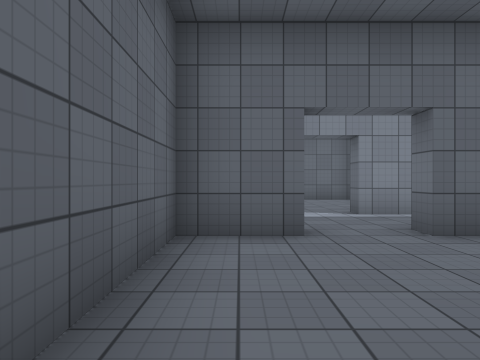
View 1 (above)

24 first-person views from a walk through a 3-D level made in the Unity game engine. The camera is 1.3 m above the floor, looks level and sees 70° across. Doors are open. The floor is counted in squares, 2 m on a side. Each view is taken from the middle of a square. On the plan, view 1 faces up. The plan holds only what a view shows up to about 10 squares ahead; the rest is blank. The place goes on beyond the plan. Surface patterns are stand-ins for the level's own textures.

View 2
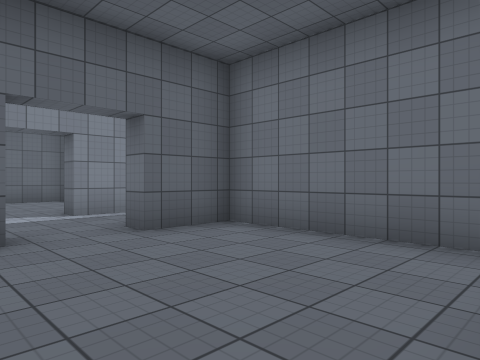

View 3
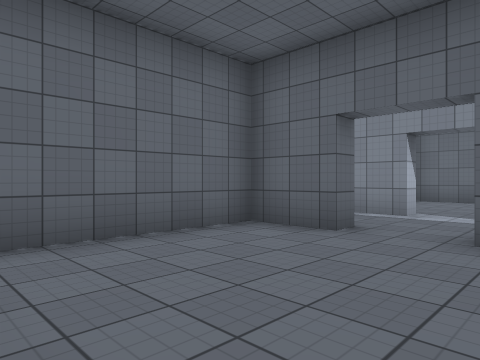

View 4
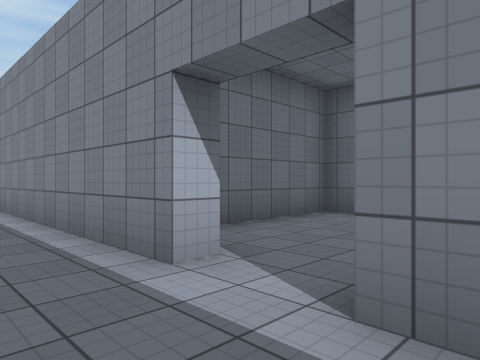

View 5
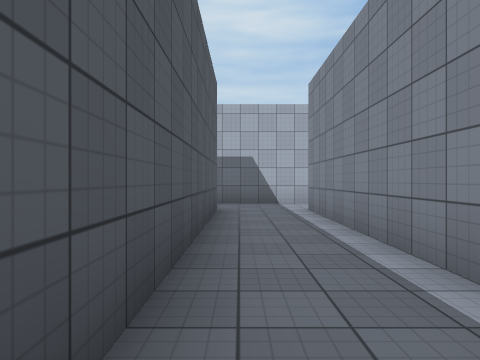

View 6
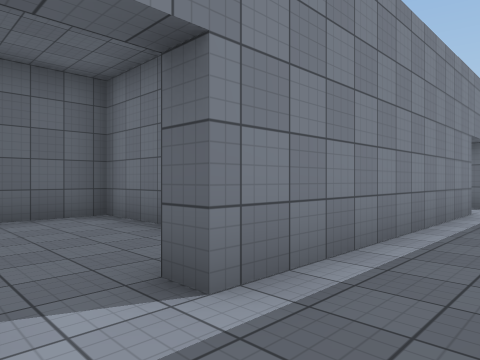

View 7
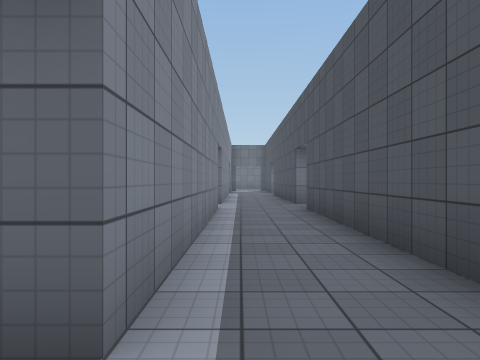

View 8
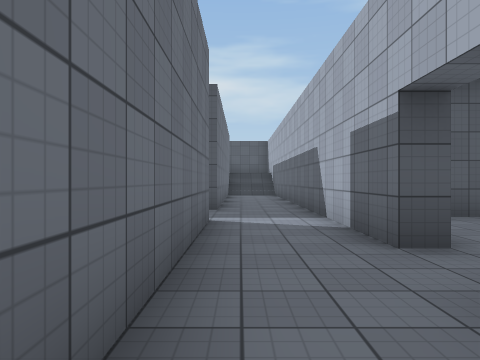

View 9
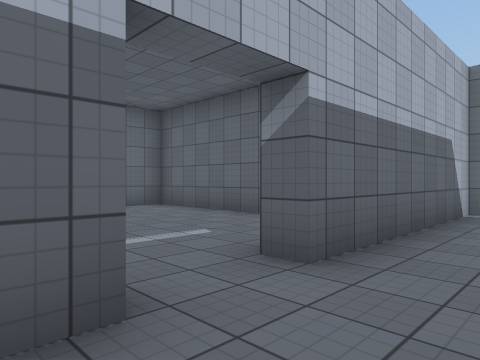

View 10
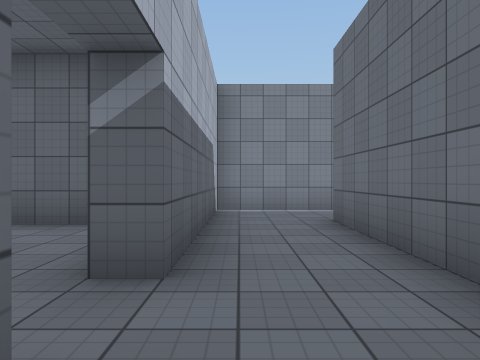

View 11
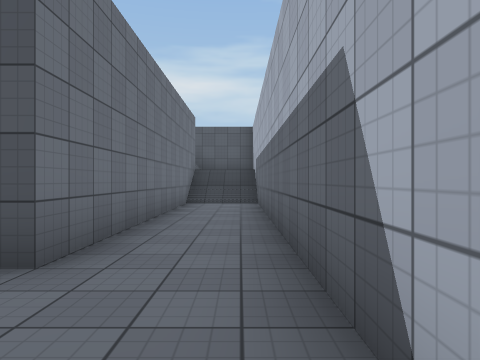

View 12
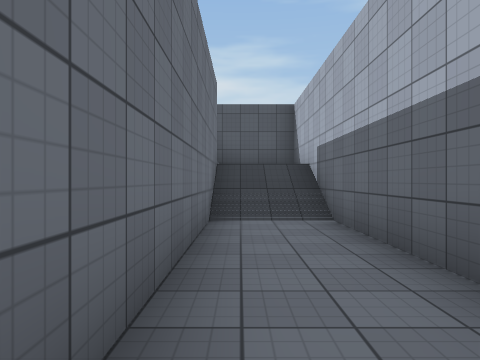

View 13
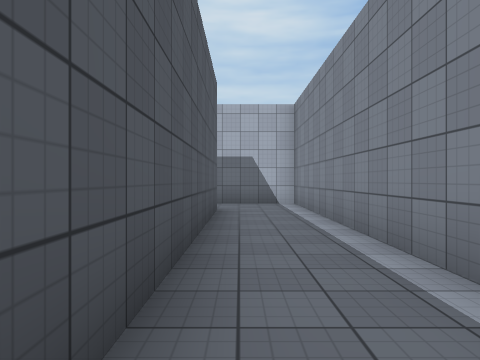

View 14
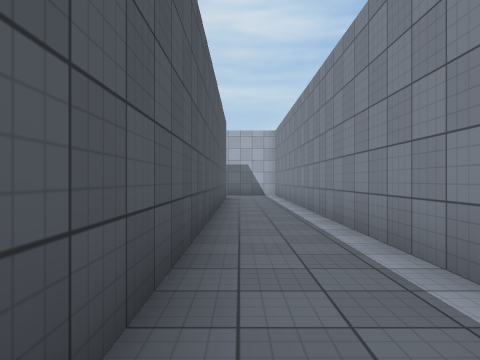

View 15
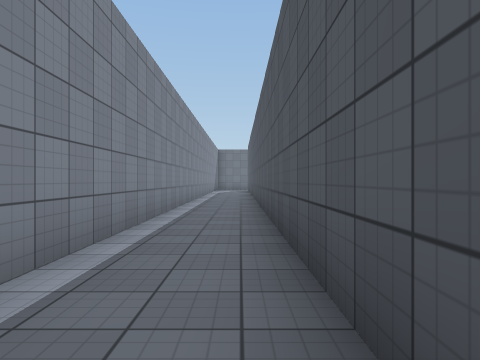

View 16
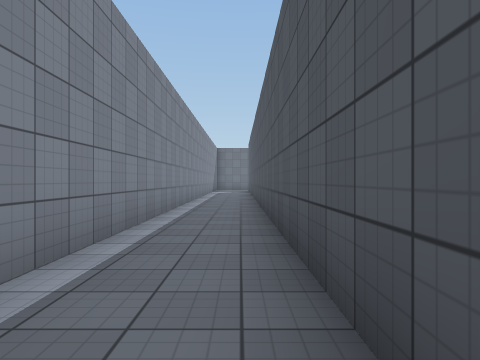

View 17
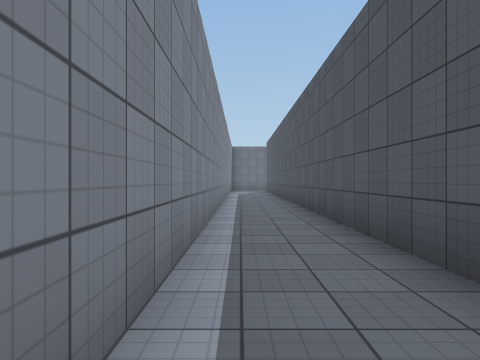

View 18
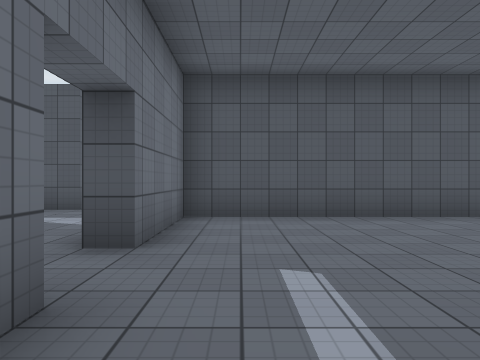

View 19
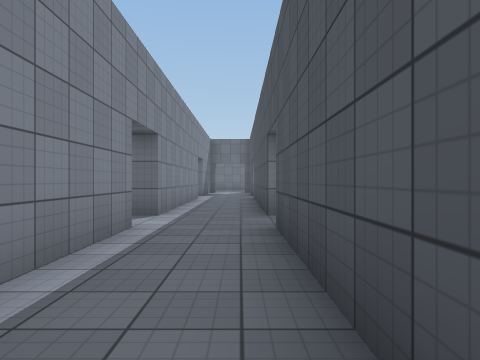

View 20
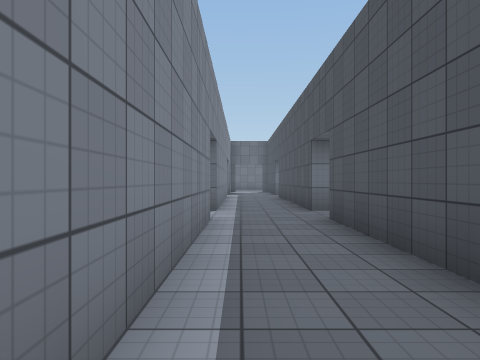

View 21
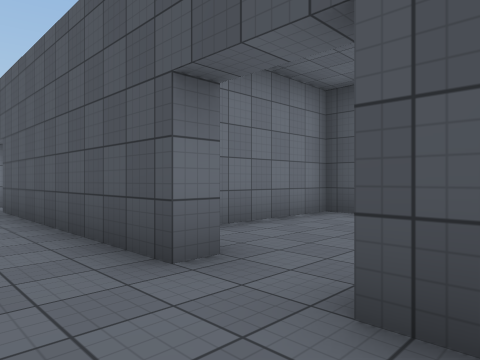

View 22
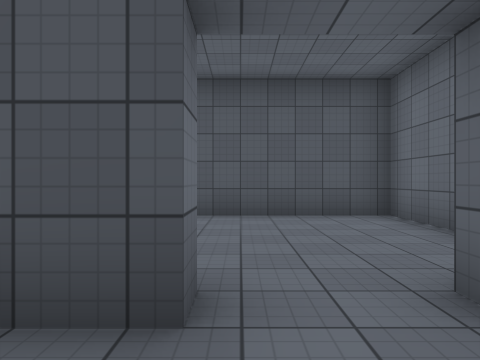

View 23
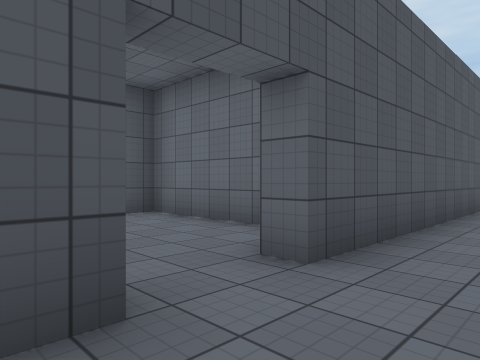

View 24
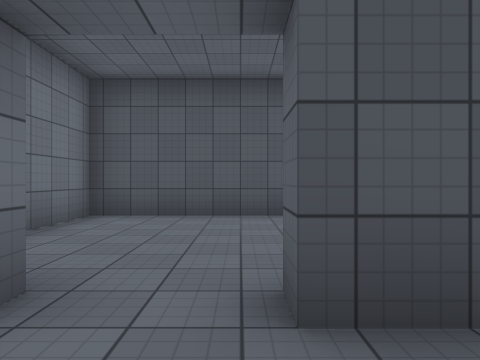

### Floor plan
Points are (right, up) in squares from view 1. A wall is a line through its corners. A room is listed if a view was taken in it or the views show most of it. See-through windows are left out.
Room 1 (views 1, 2, 3)
walls: (0.8, 4) (-0.7, 4) (-0.7, 0.6); (0.1, -0.3) (3.8, -0.3) (3.8, 4) (2.3, 4)
ways out: open door at (1.5, 4) to room 2
Room 2 (views 4, 5, 6, 7, 8, 9, 10, 11, 12, 13, 14, 15, 16, 17, 19, 20, 21, 22, 23, 24)
walls: (0.8, 6.5) (-6.5, 6.5) (-6.5, 13.5); (2.3, 4.5) (8.7, 4.5); (8.8, 6.5) (2.3, 6.5); (-8.5, 8.7) (-8.5, -6.5) (-6.4, -6.5); (-6.2, 13.5) (13.5, 13.5); (10.2, 4.5) (13.5, 4.5); (-6.5, -4.3) (-6.5, 4.5) (0.8, 4.5); (13.5, 6.5) (10.2, 6.5); (13.1, 15.5) (-8.5, 15.5) (-8.5, 10.3)
ways out: open door at (1.5, 4) to room 1; open door at (-9, 9.5) to room 3; open door at (9.5, 4) to room 4; open door at (1.5, 7) to room 5; open door at (9.5, 7)
Room 3 (view 18)
walls: (-10.1, 13) (-13.5, 13); (-13.5, 6) (-9, 6) (-9, 8.7)
ways out: open door at (-9, 9.5) to room 2
Room 4 (no view inside)
walls: (7.2, 2.7) (7.2, -0.2) (11.7, -0.2) (11.7, 2.7)
ways out: open door at (9.5, 4) to room 2
Room 5 (no view inside)
walls: (3.8, 9.4) (3.8, 11.2) (-0.7, 11.2) (-0.7, 8.2)
ways out: open door at (1.5, 7) to room 2

Where each view was taken, in squares from view 1:
view 1: 0 up, 0 right, facing up
view 2: 0 up, 0 right, facing up-right
view 3: 0 up, 3 right, facing up-left
view 4: 5 up, 3 right, facing up-left
view 5: 5 up, 1 right, facing left
view 6: 5 up, 1 right, facing up-right
view 7: 6 up, 1 right, facing right
view 8: 12 up, 7 left, facing down
view 9: 8 up, 7 left, facing up-left
view 10: 8 up, 8 left, facing up
view 11: 7 up, 8 left, facing down
view 12: 3 up, 7 left, facing down
view 13: 14 up, 1 right, facing left
view 14: 14 up, 6 right, facing left
view 15: 14 up, 2 right, facing right
view 16: 14 up, 3 right, facing right
view 17: 15 up, 4 right, facing right
view 18: 12 up, 10 left, facing down
view 19: 5 up, 4 right, facing right
view 20: 6 up, 3 right, facing right
view 21: 6 up, 8 right, facing down-right
view 22: 6 up, 10 right, facing down
view 23: 6 up, 11 right, facing down-left
view 24: 6 up, 1 right, facing down
